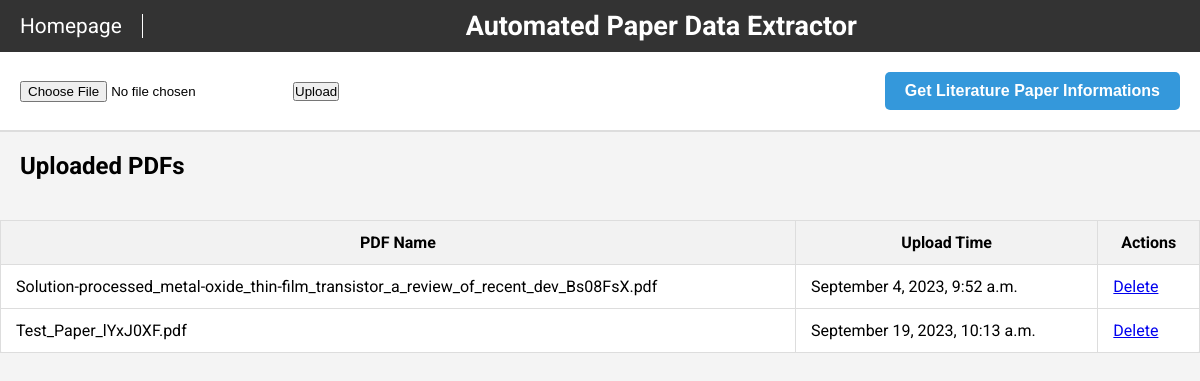
Page /Paper_Extractor/extract/ on the earlier database version.
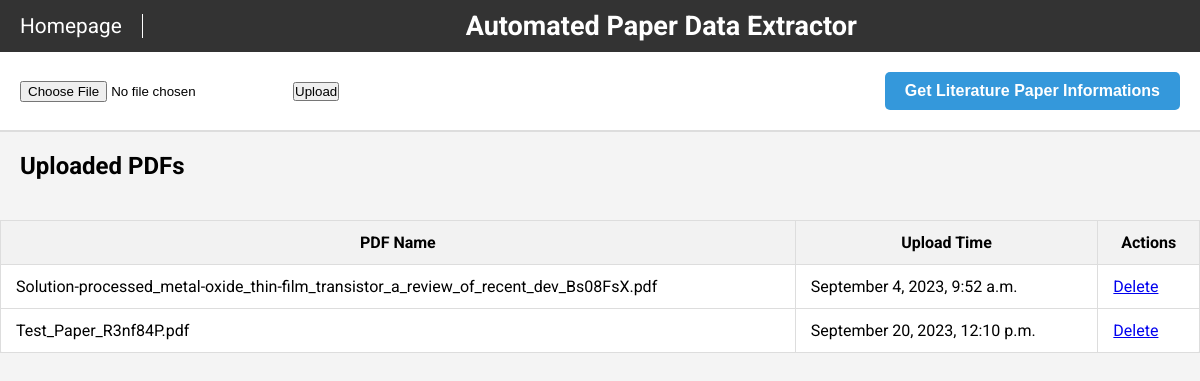
Same page on the later database version.
### Paper_Extractor/models.py (models this page shows)
class UploadedPDF(models.Model):
    pdf_file = models.FileField(upload_to='uploaded_pdfs/')
    upload_time = models.DateTimeField(auto_now_add=True)
    @property
    def file_name(self):
        return os.path.basename(self.pdf_file.name)

### Paper_Extractor/views.py (the view)
# urls.py: path('extract/', views.display_upload_page, name='display_upload'),
def display_upload_page(request):
    all_pdfs = UploadedPDF.objects.all()
    return render(request, 'Paper_Extractor/upload.html', {'all_pdfs': all_pdfs})

### Paper_Extractor/templates/Paper_Extractor/upload.html (shortened to what this page needs)
<!DOCTYPE html>
<html lang="en">
<head>
</head>
<body>
    <div class="title-bar">
        <a href="/" class="home-link">Homepage</a>
        <h1>Automated Paper Data Extractor</h1>
    </div>
    <div class="upload-section">
        <form action="{% url 'Paper_Extractor:upload_pdf' %}" method="post" enctype="multipart/form-data" style="display: flex; align-items: center; gap: 20px;">
            <input type="file" name="pdf_file">
            <input type="submit" value="Upload">
        </form>
        <button class="info-button" onclick="location.href='{% url 'Paper_Extractor:extract_dois' %}'">Get Literature Paper Informations</button>
    </div>
    <h2 style="padding: 20px;">Uploaded PDFs</h2>
    <table class="pdf-table">
        <thead>
            <tr>
                <th>PDF Name</th>
                <th>Upload Time</th>
                <th>Actions</th>
            </tr>
        </thead>
        <tbody>
            {% for pdf in all_pdfs %}
            <tr>
                <td>{{ pdf.file_name }}</td>
                <td>{{ pdf.upload_time|date:"F j, Y, P" }}</td>
                <td><a href="{% url 'Paper_Extractor:delete_pdf' pdf.id %}">Delete</a></td>
            </tr>
            {% endfor %}
        </tbody>
    </table>

### Paper_Extractor/templates/Paper_Extractor/upload.html (style rules this page uses)
* { margin: 0; padding: 0; box-sizing: border-box; }
body { font-family: 'Roboto', sans-serif; background-color: #f4f4f4; }
.title-bar { background-color: #333; color: white; padding: 10px 20px; display: flex; justify-content: space-between; align-items: center; font-size: 1.3em; }
.title-bar h1 { font-weight: 700; flex-grow: 1; text-align: center; font-size: 1.3em; }
.home-link { color: white; text-decoration: none; font-size: 1em; margin-right: auto; padding-right: 20px; border-right: 1px solid white; }
.upload-section { display: flex; justify-content: space-between; align-items: center; padding: 20px; background-color: white; border-bottom: 2px solid #ddd; }
.info-button { background-color: #3498db; color: white; padding: 10px 20px; border: none; border-radius: 5px; cursor: pointer; transition: background-color 0.3s; font-size: 1em; font-weight: 600; }
.pdf-table { width: 100%; border-collapse: collapse; margin-top: 20px; background-color: white; border-radius: 5px; }
.pdf-table th, .pdf-table td { padding: 12px 15px; border: 1px solid #ddd; }
.pdf-table th { background-color: #f2f2f2; }
table { width: 100%; border-collapse: collapse; margin-top: 20px; background-color: white; border-radius: 5px; }
th, td { padding: 12px 15px; border: 1px solid #ddd; }
th { background-color: #f2f2f2; }

Differences in the rows shown:
removed UploadedPDF: file_name "Test_Paper_lYxJ0XF.pdf", upload_time "September 19, 2023, 10:13 a.m."
added UploadedPDF: file_name "Test_Paper_R3nf84P.pdf", upload_time "September 20, 2023, 12:10 p.m."
